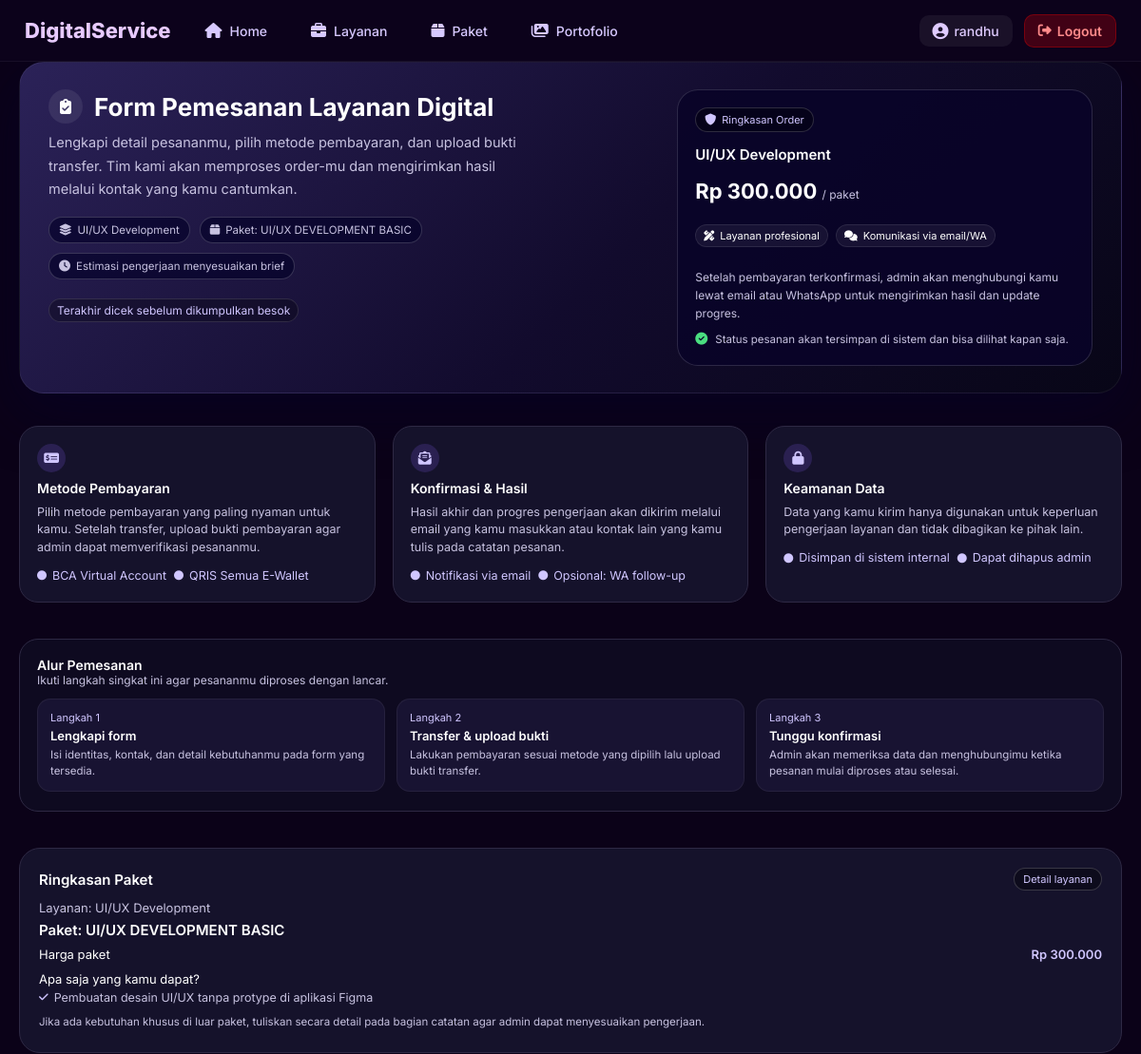
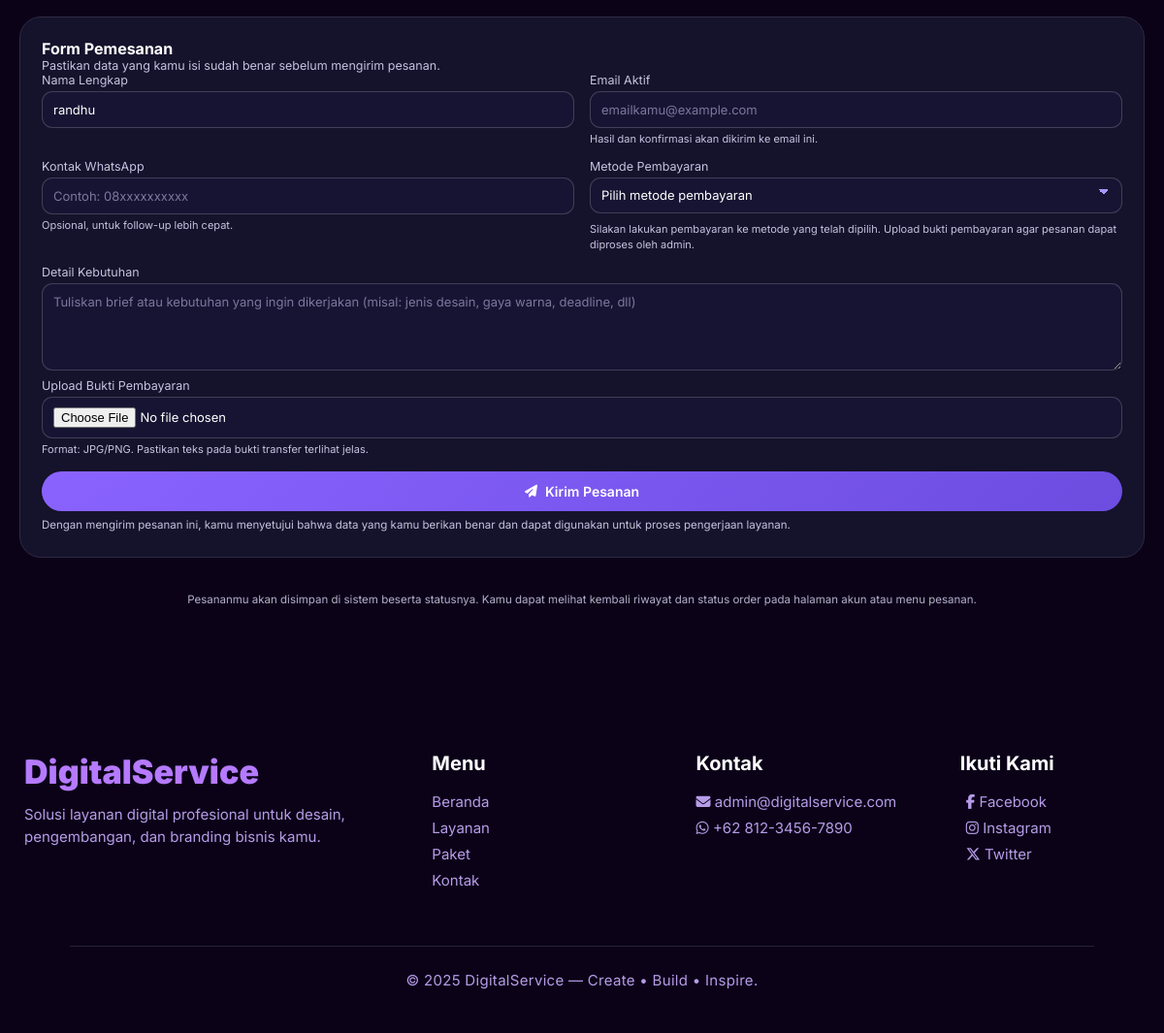
/digital_service/public/views/user/pages/orders.php?package_id=9 (signed in), run on the app's committed database (2 pictures, top to bottom).
### tables this page shows
CREATE TABLE `packages` (
  `id` int(10) UNSIGNED NOT NULL,
  `service_id` int(10) UNSIGNED DEFAULT NULL,
  `name` varchar(100) NOT NULL,
  `description` text DEFAULT NULL,
  `price` int(10) UNSIGNED NOT NULL,
  `thumbnail` varchar(255) DEFAULT NULL,
  `created_at` datetime NOT NULL DEFAULT current_timestamp()
);

CREATE TABLE `services` (
  `id` int(10) UNSIGNED NOT NULL,
  `category_id` int(10) UNSIGNED DEFAULT NULL,
  `title` varchar(150) NOT NULL,
  `description` text NOT NULL,
  `base_price` int(10) UNSIGNED NOT NULL,
  `thumbnail` varchar(255) DEFAULT NULL,
  `is_active` tinyint(1) NOT NULL DEFAULT 1,
  `created_at` datetime NOT NULL DEFAULT current_timestamp()
);

### digital_service/config/app.php (called while the page is built, shortened)
<?php
$BASE_URL = "http://localhost/digital_service/";
?>

### digital_service/public/views/user/pages/orders.php (the view, shortened to what this page needs)
<?php
require_once __DIR__ . "/../../../../config/db.php";
require_once __DIR__ . "/../../../../config/app.php";
$package = null;
$benefits = [];
$pid = (int) $_GET['package_id'];
$q = $conn->query("
    SELECT p.*, s.title AS service_name
    FROM packages p
    JOIN services s ON p.service_id = s.id
    WHERE p.id = {$pid}
    LIMIT 1
");
if ($q && $q->num_rows > 0) {
    $package = $q->fetch_assoc();
    $rawDesc = $package["description"] ?? "";
    $benefits = array_filter(array_map("trim", preg_split("/\r\n|\r|\n/", $rawDesc)));
    $benefits = array_slice($benefits, 0, 5);
} else {
    header("Location: " . $BASE_URL . "public/views/user/pages/services.php");
    exit;
}
$userName  = $_SESSION["user_name"] ?? "";
$userEmail = $_SESSION["user_email"] ?? "";
?>
<!DOCTYPE html>
<html lang="id">
<head>
    <link rel="stylesheet" href="<?= $BASE_URL ?>public/assets/styles/user/orders.css">
    <link rel="stylesheet" href="https://cdnjs.cloudflare.com/ajax/libs/font-awesome/6.5.0/css/all.min.css">
</head>
<body>
    <?php include __DIR__ . "/../layout/navbar.php"; ?>
    <div class="order-page">
        <section class="order-hero">
            <div>
                <div class="hero-main-title">
                    <i class="fa-solid fa-clipboard-check"></i>
                    <span>Form Pemesanan Layanan Digital</span>
                </div>
                <p class="hero-subtitle">
                    Lengkapi detail pesananmu, pilih metode pembayaran, dan upload bukti transfer.
                    Tim kami akan memproses order-mu dan mengirimkan hasil melalui kontak yang kamu cantumkan.
                </p>
                <div class="hero-tags">
                    <span class="hero-tag">
                        <i class="fa-solid fa-layer-group"></i>
                        <?= htmlspecialchars($package["service_name"]) ?>
                    </span>
                    <span class="hero-tag">
                        <i class="fa-solid fa-box"></i>
                        Paket: <?= htmlspecialchars($package["name"]) ?>
                    </span>
                    <span class="hero-tag">
                        <i class="fa-solid fa-clock"></i>
                        Estimasi pengerjaan menyesuaikan brief
                    </span>
                </div>
                <div class="hero-highlight">
                    <span>Terakhir dicek sebelum dikumpulkan besok</span>
                </div>
            </div>
            <div class="hero-side-panel">
                <div class="hero-chip">
                    <i class="fa-solid fa-shield"></i>
                    Ringkasan Order
                </div>
                <div class="hero-side-title">
                    <?= htmlspecialchars($package["service_name"]) ?>
                </div>
                <div class="hero-price">
                    Rp <?= number_format($package["price"], 0, ',', '.') ?>
                    <small>/ paket</small>
                </div>
                <div class="hero-badges">
                    <span class="hero-badge">
                        <i class="fa-solid fa-pen-ruler"></i> Layanan profesional
                    </span>
                    <span class="hero-badge">
                        <i class="fa-solid fa-comments"></i> Komunikasi via email/WA
                    </span>
                </div>
                <div class="hero-cta">
                    <div class="hero-cta-text">
                        Setelah pembayaran terkonfirmasi, admin akan menghubungi kamu lewat email atau WhatsApp
                        untuk mengirimkan hasil dan update progres.
                    </div>
                    <div class="hero-cta-meta">
                        <i class="fa-solid fa-circle-check"></i>
                        Status pesanan akan tersimpan di sistem dan bisa dilihat kapan saja.
                    </div>
                </div>
            </div>
        </section>
        <section class="info-grid">
            <div class="info-card">
                <div class="info-icon">
                    <i class="fa-solid fa-money-check-dollar"></i>
                </div>
                <div class="info-title">Metode Pembayaran</div>
                <div class="info-text">
                    Pilih metode pembayaran yang paling nyaman untuk kamu. Setelah transfer, upload bukti pembayaran
                    agar admin dapat memverifikasi pesananmu.
                </div>
                <div class="info-list">
                    <span><i class="fa-solid fa-circle"></i>BCA Virtual Account</span>
                    <span><i class="fa-solid fa-circle"></i>QRIS Semua E-Wallet</span>
                </div>
            </div>
            <div class="info-card">
                <div class="info-icon">
                    <i class="fa-solid fa-envelope-open-text"></i>
                </div>
                <div class="info-title">Konfirmasi & Hasil</div>
                <div class="info-text">
                    Hasil akhir dan progres pengerjaan akan dikirim melalui email yang kamu masukkan atau kontak lain
                    yang kamu tulis pada catatan pesanan.
                </div>
                <div class="info-list">
                    <span><i class="fa-solid fa-circle"></i>Notifikasi via email</span>
                    <span><i class="fa-solid fa-circle"></i>Opsional: WA follow-up</span>
                </div>
            </div>
            <div class="info-card">
                <div class="info-icon">
                    <i class="fa-solid fa-lock"></i>
                </div>
                <div class="info-title">Keamanan Data</div>
                <div class="info-text">
                    Data yang kamu kirim hanya digunakan untuk keperluan pengerjaan layanan dan tidak dibagikan ke pihak lain.
                </div>
                <div class="info-list">
                    <span><i class="fa-solid fa-circle"></i>Disimpan di sistem internal</span>
                    <span><i class="fa-solid fa-circle"></i>Dapat dihapus admin</span>
                </div>
            </div>
        </section>
        <section class="steps-section">
            <div class="steps-header">
                <div>
                    <div class="steps-title">Alur Pemesanan</div>
                    <div class="steps-subtitle">
                        Ikuti langkah singkat ini agar pesananmu diproses dengan lancar.
                    </div>
                </div>
            </div>
            <div class="steps-items">
                <div class="step-item">
                    <div class="step-label">Langkah 1</div>
                    <div class="step-title">Lengkapi form</div>
                    <div class="step-text">
                        Isi identitas, kontak, dan detail kebutuhanmu pada form yang tersedia.
                    </div>
                </div>
                <div class="step-item">
                    <div class="step-label">Langkah 2</div>
                    <div class="step-title">Transfer & upload bukti</div>
                    <div class="step-text">
                        Lakukan pembayaran sesuai metode yang dipilih lalu upload bukti transfer.
                    </div>
                </div>
                <div class="step-item">
                    <div class="step-label">Langkah 3</div>
                    <div class="step-title">Tunggu konfirmasi</div>
                    <div class="step-text">
                        Admin akan memeriksa data dan menghubungimu ketika pesanan mulai diproses atau selesai.
                    </div>
                </div>
            </div>
        </section>
        <section class="order-main">
            <div class="summary-card">
                <div class="summary-header">
                    <div class="summary-title">Ringkasan Paket</div>
                    <span class="summary-chip">Detail layanan</span>
                </div>
                <div class="summary-service">
                    Layanan: <?= htmlspecialchars($package["service_name"]) ?>
                </div>
                <div class="summary-pkg">
                    Paket: <?= htmlspecialchars($package["name"]) ?>
                </div>
                <div class="summary-price-row">
                    <span>Harga paket</span>
                    <span class="summary-price-value">
                        Rp <?= number_format($package["price"], 0, ',', '.') ?>
                    </span>
                </div>
                <div class="benefit-title">Apa saja yang kamu dapat?</div>
                <ul class="benefit-list">
                    <?php if (!empty($benefits)): ?>
                        <?php foreach ($benefits as $b): ?>
                            <li>
                                <i class="fa-solid fa-check"></i>
                                <span><?= htmlspecialchars($b) ?></span>
                            </li>
                        <?php endforeach; ?>
                    <?php endif; ?>
                </ul>
                <div class="summary-note">
                    Jika ada kebutuhan khusus di luar paket, tuliskan secara detail pada bagian catatan agar admin
                    dapat menyesuaikan pengerjaan.
                </div>
            </div>
            <div class="form-card">
                <div class="form-title">Form Pemesanan</div>
                <div class="form-subtitle">
                    Pastikan data yang kamu isi sudah benar sebelum mengirim pesanan.
                </div>
                <form action="<?= $BASE_URL ?>public/views/user/actions/order_submit.php"
                      method="POST" enctype="multipart/form-data">
                    <div class="form-grid">
                        <div class="form-group">
                            <label>Nama Lengkap</label>
                            <input type="text" name="customer_name"
                                   value="<?= htmlspecialchars($userName) ?>"
                                   placeholder="Nama kamu" required>
                        </div>
                        <div class="form-group">
                            <label>Email Aktif</label>
                            <input type="email" name="customer_email"
                                   value="<?= htmlspecialchars($userEmail) ?>"
                                   placeholder="emailkamu@example.com" required>
                            <small>Hasil dan konfirmasi akan dikirim ke email ini.</small>
                        </div>
                        <div class="form-group">
                            <label>Kontak WhatsApp</label>
                            <input type="text" name="customer_whatsapp" placeholder="Contoh: 08xxxxxxxxxx">
                            <small>Opsional, untuk follow-up lebih cepat.</small>
                        </div>
                        <div class="form-group">
                            <label>Metode Pembayaran</label>
                            <select name="payment_method" required>
                                <option value="">Pilih metode pembayaran</option>
                            </select>
                            <div class="payment-hint">
                                Silakan lakukan pembayaran ke metode yang telah dipilih.
                                Upload bukti pembayaran agar pesanan dapat diproses oleh admin.
                            </div>
                        </div>
                    </div>
                    <div class="form-group" style="margin-top:8px;">
                        <label>Detail Kebutuhan</label>
                        <textarea name="notes"
                                  placeholder="Tuliskan brief atau kebutuhan yang ingin dikerjakan (misal: jenis desain, gaya warna, deadline, dll)"
                                  required></textarea>
                    </div>
                    <div class="form-group" style="margin-top:8px;">
                        <label>Upload Bukti Pembayaran</label>
                        <input type="file" name="payment_proof" accept="image/*" class="file-input" required>
                        <small>Format: JPG/PNG. Pastikan teks pada bukti transfer terlihat jelas.</small>
                    </div>
                    <div class="submit-row">
                        <button type="submit" class="btn-submit">
                            <i class="fa-solid fa-paper-plane"></i>
                            Kirim Pesanan
                        </button>
                        <div class="submit-note">
                            Dengan mengirim pesanan ini, kamu menyetujui bahwa data yang kamu berikan benar dan dapat
                            digunakan untuk proses pengerjaan layanan.
                        </div>
                    </div>
                </form>
            </div>
        </section>
        <section class="footer-note">
            Pesananmu akan disimpan di sistem beserta statusnya. Kamu dapat melihat kembali riwayat dan status
            order pada halaman akun atau menu pesanan.
        </section>
    </div>
</body>
    <?php include $_SERVER['DOCUMENT_ROOT'] . "/digital_service/public/views/user/layout/footer.php"; ?>
</html>

### digital_service/public/assets/styles/components/navbar.css (style rules this page uses)
* { margin: 0; padding: 0; box-sizing: border-box; }
body { overflow-x: hidden; background: #0b0218; font-family: "Inter", sans-serif; }

### data on the page
packages: service.title "UI/UX Development", name "UI/UX DEVELOPMENT BASIC", price "300.000", description "Pembuatan desain UI/UX tanpa protype di aplikasi Figma"

### other printed values
$name "randhu"
